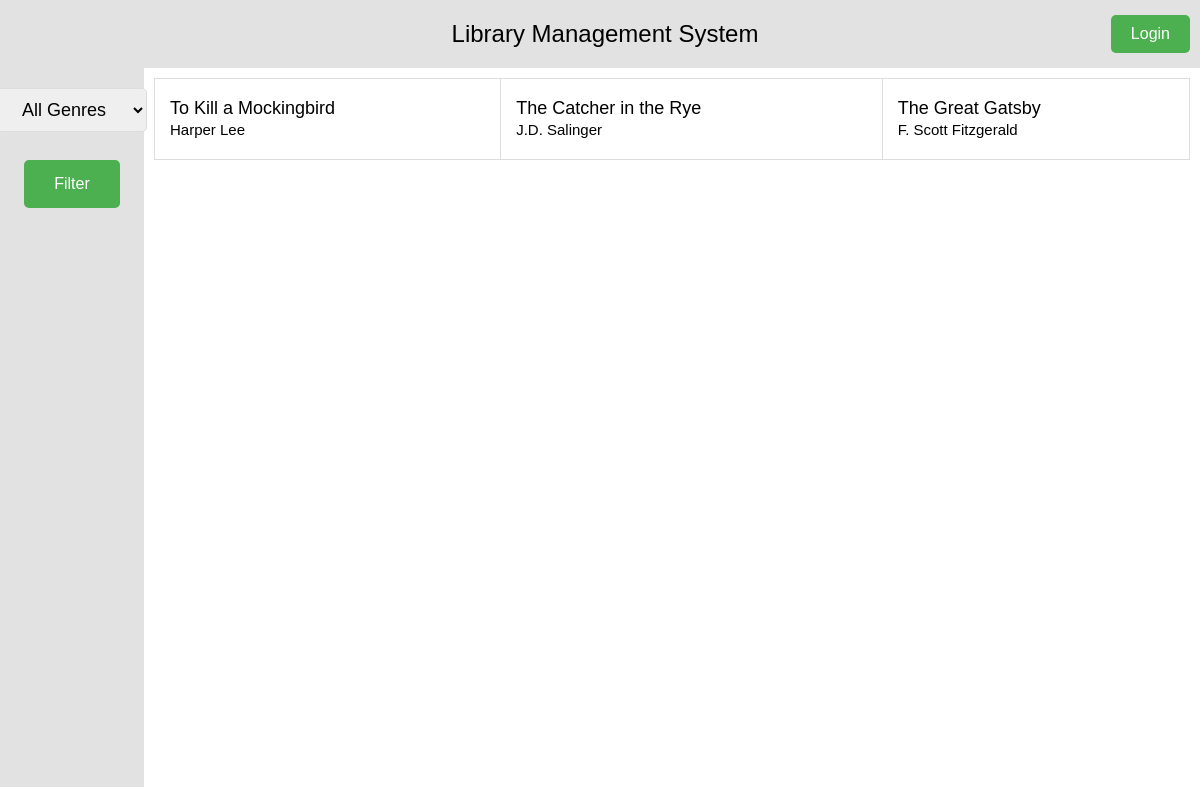
The page /index.php?genre=Fiction on the database as committed earlier.
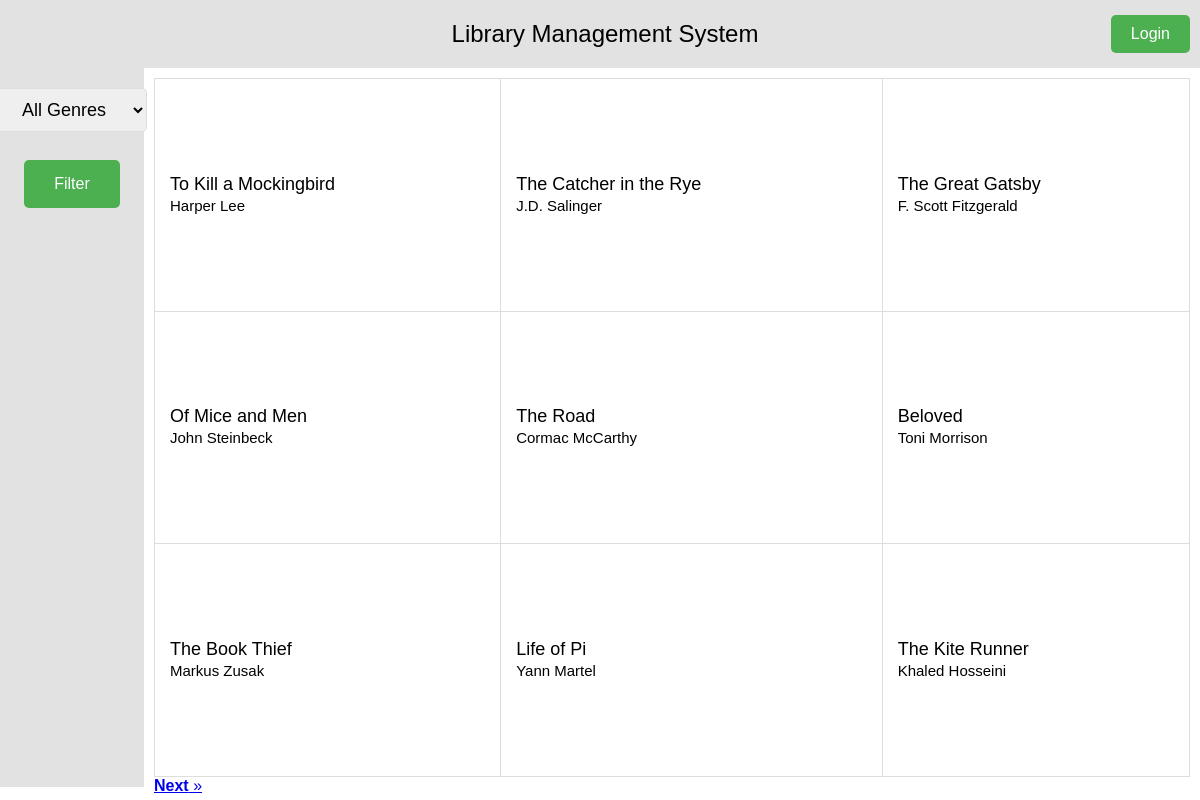
The same page on the database as committed later.
### tables this page shows
CREATE TABLE books ( 
    BookID INT PRIMARY KEY, 
    Title VARCHAR(255), 
    Author VARCHAR(255), 
    Genre VARCHAR(100), 
    ISBN INT, 
    PublishDate DATE, 
    Publisher VARCHAR(255),
    BookCover VARCHAR(255)
);

### index.php (the view, shortened to what this page needs)
<?php
$host = 'localhost';
$dbuser = 'root';
$dbpass = '';
$dbname = 'library_management_system';
$conn = new mysqli($host, $dbuser, $dbpass, $dbname);
$page = isset($_GET['page']) ? (int)$_GET['page'] : 1;
$limit = 9;
$offset = ($page - 1) * $limit;
$genre_filter = isset($_GET['genre']) ? $_GET['genre'] : '';
if ($genre_filter) {
    $sql = $conn->prepare("SELECT title, author FROM books WHERE genre = ? LIMIT ?, ?");
    $sql->bind_param("sii", $genre_filter, $offset, $limit);
} else {
    $sql = $conn->prepare("SELECT title, author FROM books LIMIT ?, ?");
    $sql->bind_param("ii", $offset, $limit);
}
$sql->execute();
$result = $sql->get_result();
$total_sql = $conn->prepare("SELECT COUNT(*) AS total FROM books" . ($genre_filter ? " WHERE genre = ?" : ""));
if ($genre_filter) {
    $total_sql->bind_param("s", $genre_filter);
}
$total_sql->execute();
$total_result = $total_sql->get_result();
$total_row = $total_result->fetch_assoc();
$total_books = $total_row['total'];
$total_pages = ceil($total_books / $limit);
?>
<!DOCTYPE html>
<html>
<head>
  <link rel="stylesheet" href="styles/index.css">
</head>
<body>
  <div class="header">
    Library Management System
    <?php if (isset($_SESSION['username'])): ?>
      <span style="float:right;">Welcome, <?= htmlspecialchars($_SESSION['username']); ?> | <a href="logout.php">Logout</a></span>
    <?php else: ?>
      <button class="login-button" onclick="window.location.href='login.php'">Login</button>
    <?php endif; ?>
  </div>
  <div class="main-container">
    <div class="sidebar">
      <form method="GET" action="">
        <select name="genre" id="genre">
          <option value="">All Genres</option>
        </select>
        <br><br>
        <button type="submit" name="filter" class="sidegrid-button">Filter</button>
      </form>
    </div>
    <div class="content">
      <table>
        <tr>
          <?php
          $counter = 0;
          while ($row = $result->fetch_assoc()) {
            echo "<td>{$row['title']}<br><small>{$row['author']}</small></td>";
            $counter++;
            if ($counter % 3 == 0 && $counter != $limit) {
              echo "</tr><tr>";
            }
          }
          ?>
        </tr>
      </table>
      <div class="pagination">
        <?php if ($page < $total_pages): ?>
          <a href="?page=<?= $page + 1 ?>&genre=<?= htmlspecialchars($genre_filter) ?>" class="pagination-button"><b>Next</b> &raquo;</a>
        <?php endif; ?>
      </div>
    </div>
  </div>
</body>
</html>

### styles/index.css (style rules this page uses)
.login-button { position: absolute; top: 15px; right: 10px; background-color: #4CAF50; color: white; padding: 10px 20px; border: none; border-radius: 5px; cursor: pointer; font-size: 16px; }
.sidegrid-button { background-color: #4CAF50; color: white; padding: 15px 30px; border: none; border-radius: 5px; cursor: pointer; font-size: 16px; margin: 10px 0; }
body { font-family: Arial, sans-serif; margin: 0; padding: 0; display: flex; flex-direction: column; }
.header { width: 97.5%; text-align: center; font-size: 24px; padding: 20px; background-color: #e2e2e2; }
.main-container { display: flex; height: calc(100vh - 81px); }
.sidebar { width: 12%; background-color: #e2e2e2; padding: 20px; height: 100%; box-sizing: border-box; display: flex; flex-direction: column; align-items: center; text-align: center; }
#genre { font-size: 18px; padding: 10px 20px; width: 150px; border: 1px solid #ddd; border-radius: 5px; box-sizing: border-box; }
.content { flex-grow: 1; padding: 10px; }
table { width: 100%; height: 100%; border-collapse: collapse; }
table td { border: 1px solid #ddd; padding: 15px; font-size: 18px; text-align: left; height: 50px; }

Rows that differ between the two databases and show on the page:
added books: Title "Of Mice and Men", Author "John Steinbeck"
added books: Title "The Road", Author "Cormac McCarthy"
added books: Title "Beloved", Author "Toni Morrison"
added books: Title "The Book Thief", Author "Markus Zusak"
added books: Title "Life of Pi", Author "Yann Martel"
added books: Title "The Kite Runner", Author "Khaled Hosseini"
Other text that changed with them:
text now shown: "Next »"
